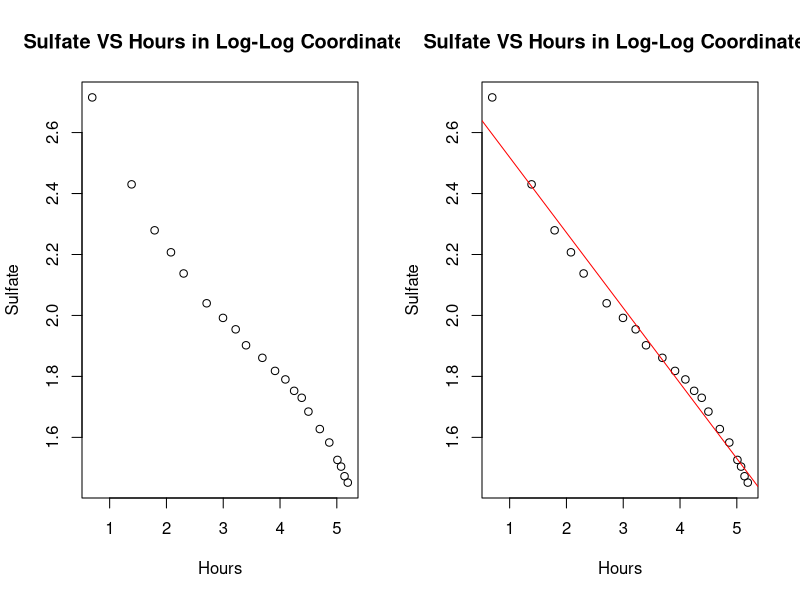
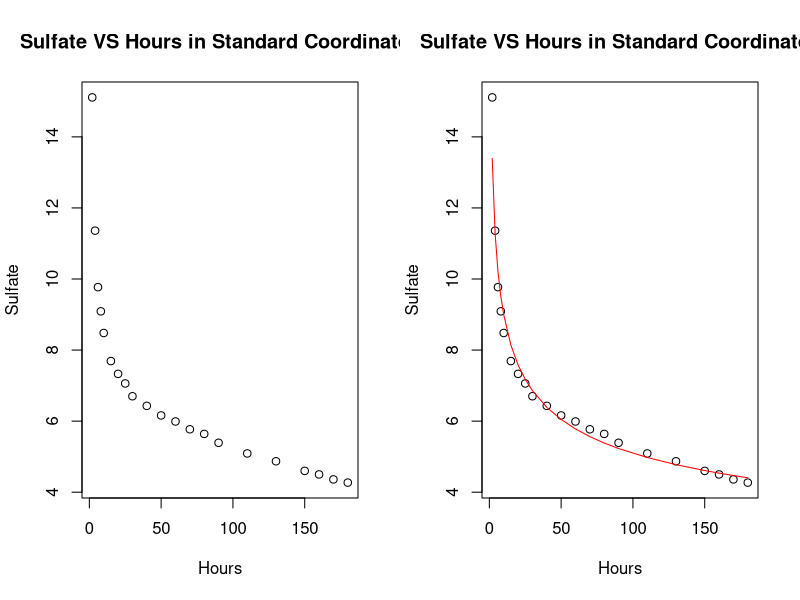
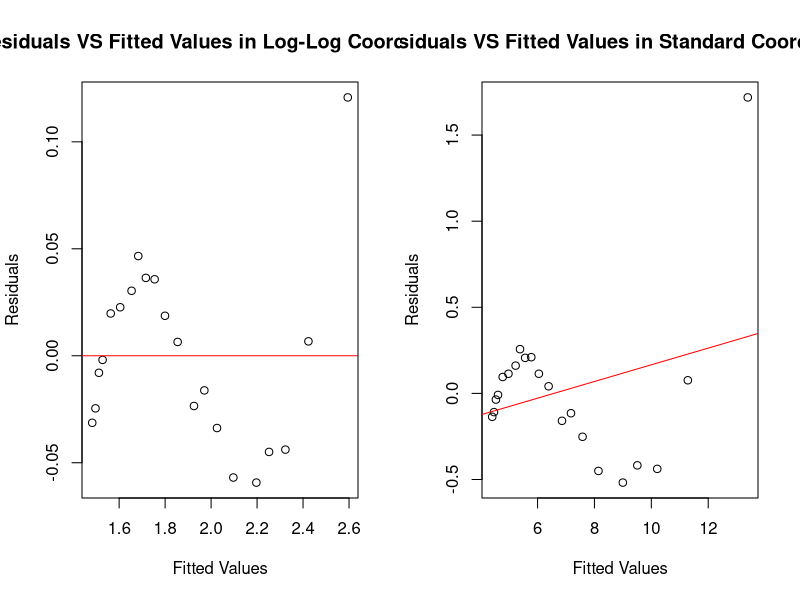

Recreate these plots in R, in order.
graphics.off()
setwd("~/Projects/classes/aml/homework_four")

dat <- read.table("brunhild.txt", header = TRUE, sep = "\t")
dat <- log(dat)
lm_reg <- glm(dat$Sulfate~dat$Hours)

par(mfrow=c(1,2))
plot(dat, main = "Sulfate VS Hours in Log-Log Coordinates")
plot(dat, main = "Sulfate VS Hours in Log-Log Coordinates")
abline(glm(dat$Sulfate~dat$Hours), col=c("red"))
dev.copy(png,"79_A.png",width=10,height=6,units="in",res=150)
dev.off()
graphics.off()

par(mfrow=c(1,2))
plot(exp(dat), main = "Sulfate VS Hours in Standard Coordinates")
plot(exp(dat), main = "Sulfate VS Hours in Standard Coordinates")
lines(exp(dat$Hours), exp(predict(lm_reg, data.frame(x = dat$Hours))), col = c("red"))
dev.copy(png,"79_B.png",width=10,height=6,units="in",res=150)
dev.off()
graphics.off()

par(mfrow=c(1,2))
plot(lm_reg$fitted.values ,lm_reg$residuals, xlab = "Fitted Values", ylab = "Residuals", main = "Residuals VS Fitted Values in Log-Log Coordinates")
abline(glm(lm_reg$residuals~lm_reg$fitted.values), col=c("red"))

p_d <- lm_reg$coefficients[['(Intercept)']] + (lm_reg$coefficients[['dat$Hours']] * dat$Hours)

plot(exp(lm_reg$fitted.values) ,exp(dat$Sulfate) - exp(p_d), xlab = "Fitted Values", ylab = "Residuals", main = "Residuals VS Fitted Values in Standard Coordinates")
abline(glm((exp(dat$Sulfate) - exp(p_d))~exp(lm_reg$fitted.values)), col=c("red"))
dev.copy(png,"79_C.png",width=12,height=6,units="in",res=150)
dev.off()
